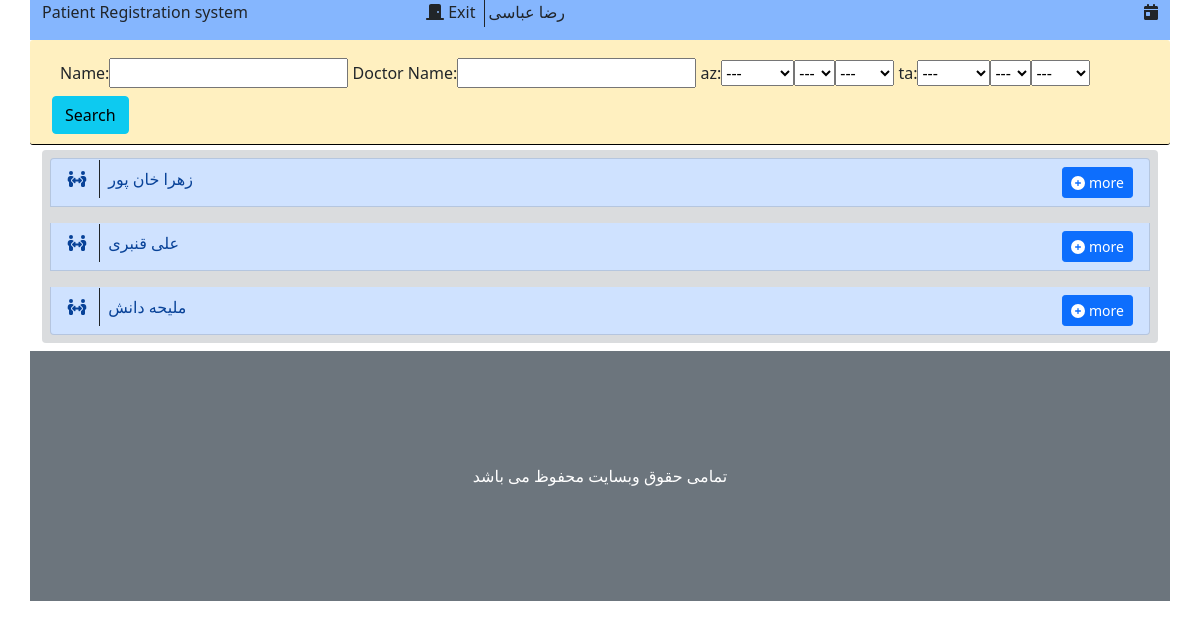
The app's page /visit/patient/ (signed in) with its own data.
### account/models.py (models this page shows, shortened)
class profile(models.Model):
    class Meta:
        verbose_name = 'ساخت حساب دکتر'
        verbose_name_plural = 'ساخت حساب دکتر'
    user = models.OneToOneField(User, on_delete=models.CASCADE, verbose_name='حساب کاربری', null=True)
    fullname = models.CharField('نام کامل', max_length=120, default='')
    age = models.IntegerField('سن', null=True)
    city = models.CharField('شهر', max_length=50, null=True)
    phone = models.CharField('تلفن', max_length=12, null=True)
    Secretary, Doctor, AdminSystem = 0, 1, 2
    role_list = [(Secretary, 'منشی (سطح 0)'), (Doctor, 'دکتر (سطح 1)'), (AdminSystem, 'ادمین سیستم (سطح 3)')]
    role = models.IntegerField('سطح دسترسی', choices=role_list, null=True, default=0, blank=True)
    General, Specialist, SuperSpecialist = 0, 1, 2
    deg = [(General, 'عمومی'), (Specialist, 'تخصص'), (SuperSpecialist, 'فوق تخصص')]
    degree = models.IntegerField('درجه تحصیلی', choices=deg, null=True, blank=True)
    title = models.CharField('عنوان دکتر', null=True, max_length=50)
    address = models.TextField('آدرس', null=True)

### visit/models.py (models this page shows, shortened)
class Patient(models.Model):
    class Meta:
        verbose_name = 'بیمار'
        verbose_name_plural = 'بیمار'
    file_number = models.CharField(primary_key=True, max_length=10)
    fullname = models.CharField('نام کامل', max_length=120)
    age = models.DateTimeField('تاریخ تولد', null=True)
    doctor = models.ForeignKey('account.profile', on_delete=models.DO_NOTHING, verbose_name='دکتر')
    phone = models.CharField('تلفن', max_length=11, null=True)

### visit/views.py (the view)
# urls.py: path('patient/', show_patient, name='show_patient'),
@login_required
def show_patient(request):
    if request.user.profile.role == 2:
        patient_list = Patient.objects.all()
    elif request.user.profile.role == 1:
        patient_list = Patient.objects.filter(doctor__user_id=request.user.id)
    else:
        patient_list = []
    search_form = SearchPatient(request.GET)
    if search_form.is_valid():
        patient_name = search_form.cleaned_data['patient_name']
        doctor_name = search_form.cleaned_data['doctor_name']
        patient_list = patient_list.filter(fullname__contains=patient_name)
        patient_list = patient_list.filter(doctor__fullname__contains=doctor_name)
    else:
        patient_list = Patient.objects.all()
    context = {
        'patient': patient_list,
        'count': patient_list.__len__(),
        'date': time_now,
        'search_form': search_form
    }
    return render(request, 'visit/show_patient.html', context)

### visit/forms.py
class SearchPatient(forms.Form):
    patient_name = forms.CharField(max_length=100, required=False, label='Name')
    doctor_name = forms.CharField(max_length=100, required=False, label='Doctor Name')
    begin_date = forms.DateTimeField(label='az', required=False, widget=SelectDateWidget)
    end_date = forms.DateTimeField(label='ta', required=False, widget=SelectDateWidget)

### visit/templates/visit/show_patient.html (shortened to what this page needs)
{% extends "visit/_base.html" %}
{% block main %}
    <div class="row bg-warning bg-opacity-25 search">
        <form action="" method="get">
            <div class="col-12 m-2">
                {{ search_form.as_table }}
            </div>
            <button type="submit" class="btn btn-info">Search</button>
        </form>
    </div>
    <ul class="list-group text-start bg-secondary bg-opacity-25">
        {% if patient %}
            {% for people in patient %}
                <li class="list-group-item list-group-item-primary m-2">
                    <i class="fa fa-people-arrows"></i>
                    <span class="border-start border-dark p-2 m-2">{{ people.fullname }}</span>
                    <button type="button" class="btn btn-primary btn-sm float-end">
                        <a href="{% url "visit:patient_detail" fileNumber=people.file_number %}" class="text-decoration-none text-white">
                            <i class="fa fa-plus-circle"></i>
                            more
                        </a>
                    </button>
                </li>
            {% endfor %}
        {% else %}
            <p class="alert-danger">بیماری موجود نیست</p>
        {% endif %}
    </ul>
{% endblock %}

### visit/templates/visit/_base.html (shortened to what this page needs)
{% load static %}
<!DOCTYPE html>
<html lang="en">
<head>
    <link rel="stylesheet" href="{% static "visit/css/bootstrap.css" %}">
    <link rel="stylesheet" href="{% static "visit/css/all.css" %}">
</head>
<body>
<div class="container">
    <div class="header">
        <div class="row bg-primary bg-opacity-50">
            <div class="col-4 text-start">
                <p class=""><a href="{% url "visit:main_page" %}" class="text-decoration-none text-dark">Patient Registration system</a></p>
            </div>
            <div class="col-4 center-block">
                {% if user.is_authenticated %}
                    <a class="text-decoration-none border-dark border-end p-1 text-dark" href="{% url "account:logout_view" %}">
                        <i class="fa fa-door-closed"></i>
                        Exit
                    </a>
                    {% if user.profile.fullname == ""%}
                        <span class="p-1"> {{ user.get_username }}</span>
                    {% else %}
                        <span class="p-1">{{ user.profile.fullname }}</span>
                    {% endif %}
                {% endif %}
            </div>
            <div class="col-4 text-end">
            <i class="fa fa-calendar-day"></i>
            </div>
        </div>
    </div>
    <div class="content">
        {% block main %}
        {% endblock %}
    </div>
    <div class="footer">
         <div class="row align-items-center bg-secondary my-2" style="height: 250px">
            <span class="text-center text-white">تمامی حقوق وبسایت محفوظ می باشد</span>
         </div>
    </div>
</div>
</body>
</html>

### visit/static/visit/css/all.css (style rules this page uses)
.fa-calendar-day:before { content: "\f783"; }
.fa-door-closed:before { content: "\f52a"; }
.fa-people-arrows:before { content: "\e068"; }

### visit/templates/visit/show_patient.html (style rules this page uses)
.search { padding: 10px; margin-bottom: 5px; border-bottom: 1px solid #000; border-radius: 3px; }

### records on screen
Patient: fullname "زهرا خان پور"
Patient: fullname "علی قنبری"
Patient: fullname "ملیحه دانش"

### other values on screen
{{ user.profile.fullname }} "رضا عباسی"
